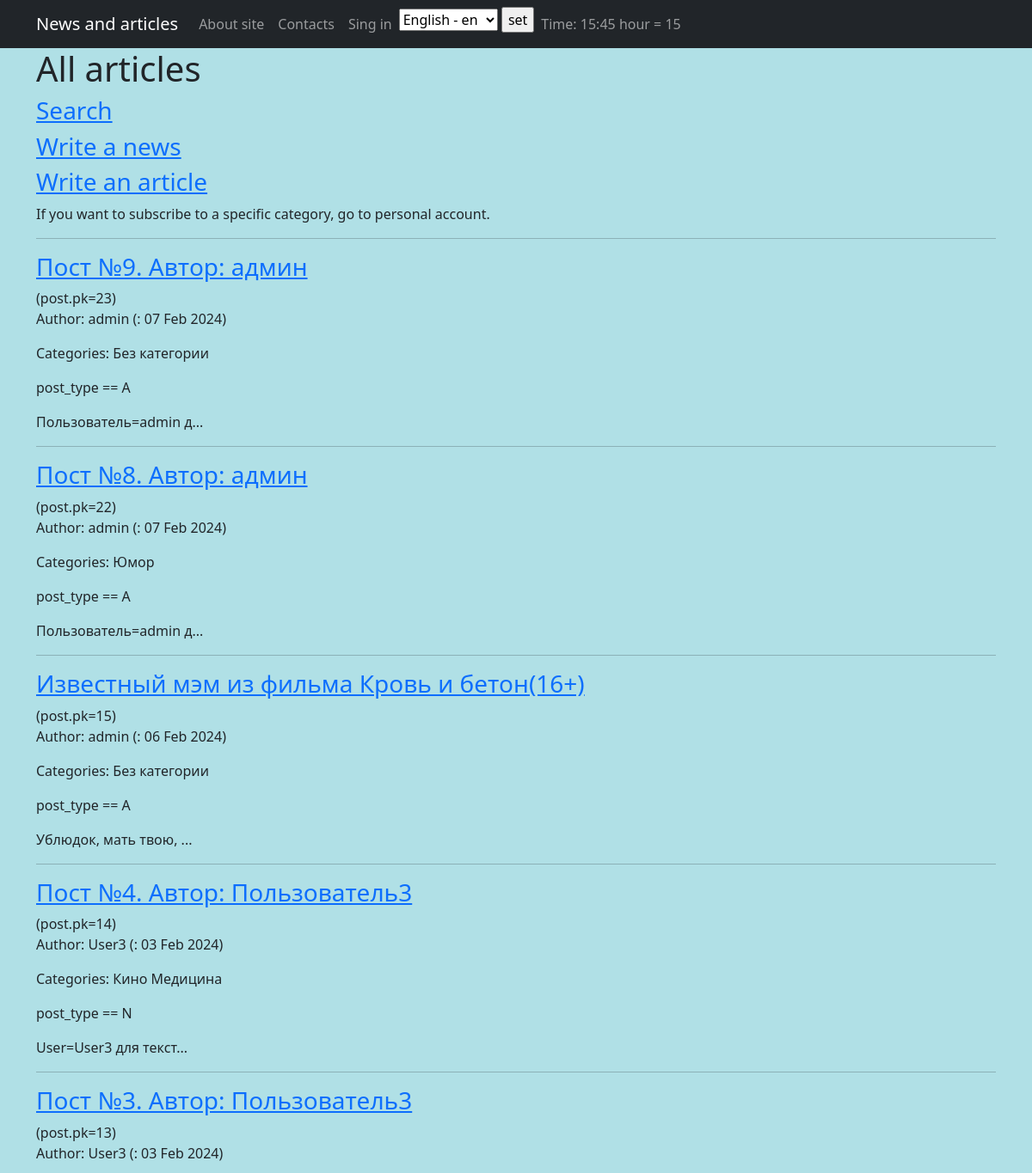
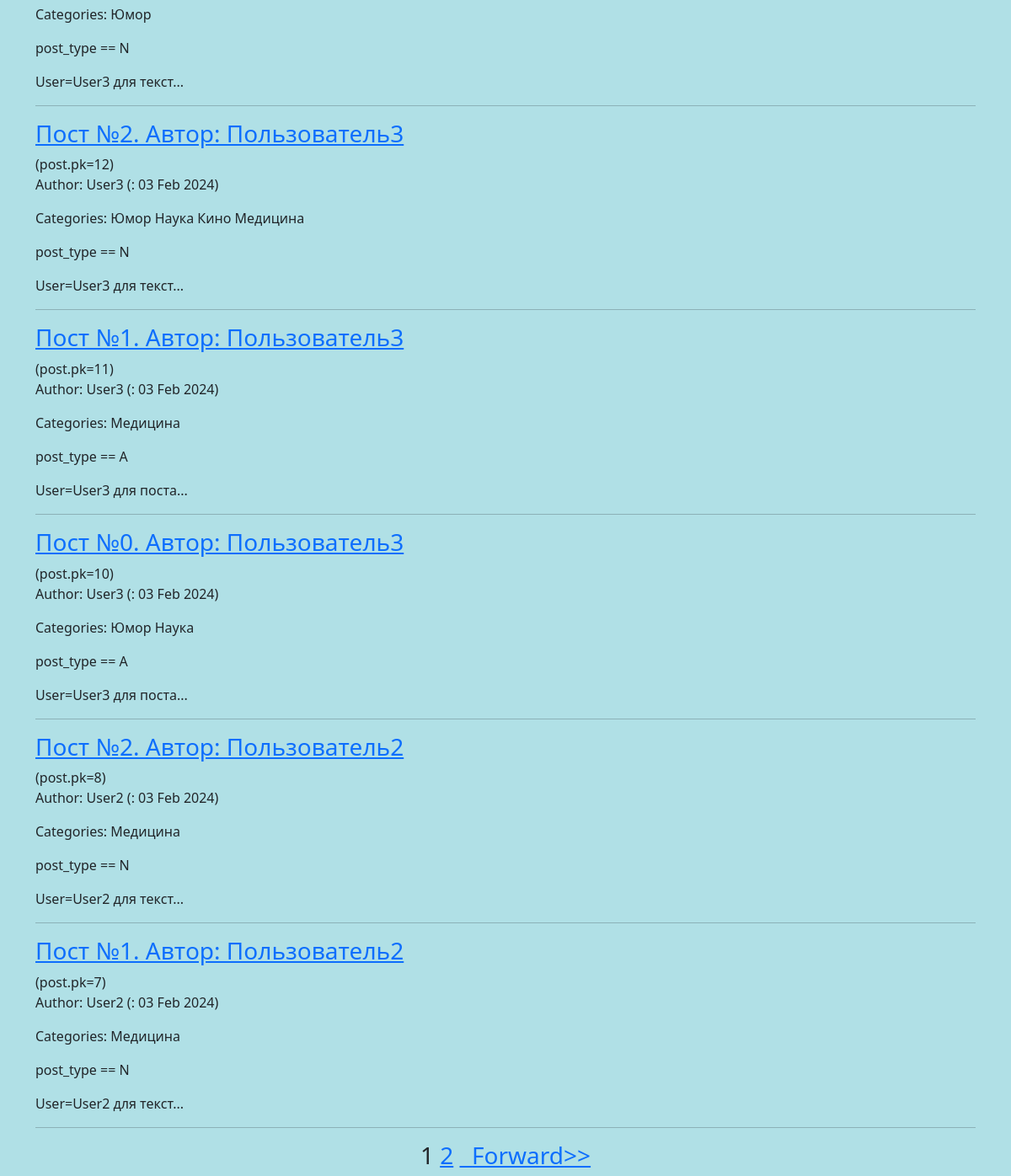
The page / on the database its author committed (2 pictures, top to bottom).
### news/models.py (models this page shows, shortened)
class Post(models.Model):
    article = 'A'
    news = 'N'
    POSITIONS = [(article, _('Article')),
                 (news, _('News'))]
    post_type = models.CharField(max_length=1, choices=POSITIONS, default=article, verbose_name=_('Type'))
    time_created = models.DateTimeField(auto_now_add=True, verbose_name=_('Publication date'))
    title = models.CharField(max_length=255, unique=True, verbose_name=_('Name'))
    text = models.TextField(verbose_name=_("Text"))
    rating = models.IntegerField(default=0, verbose_name=_('Rating'))
    author = models.ForeignKey('Author', on_delete=models.CASCADE)
    category = models.ManyToManyField('Category', through='PostCategory', verbose_name=_('Categories'))
    def preview(self) -> str:
        text = self.text[:20]
        if len(text) == 20:
            text += '...'
        return text

class Author(models.Model):
    user = models.OneToOneField(User, on_delete=models.CASCADE, primary_key=True)
    rating = models.IntegerField(default=0)
    subscriptions = models.ManyToManyField('Category', through='Subscribers',
        verbose_name=_('Categories in a subscription'))

class Category(models.Model):
    name = models.CharField(max_length=20, unique=True)
    subs = models.ManyToManyField('Author', through="Subscribers")

### news/views.py (the view, shortened to what this page needs)
# urls.py: path('', PostsList.as_view(), name='all_posts'),
class PostsList(ListView):
    model = Post
    ordering = '-time_created'
    template_name = 'posts.html'
    context_object_name = 'posts'
    paginate_by = 10
    def get_queryset(self):
        queryset = super().get_queryset()
        if not self.request.path or self.request.path == '/':
            return queryset
    def get_context_data(self, **kwargs):
        context = super().get_context_data(**kwargs)
        if 'search/' in self.request.path:
            context['filterset'] = self.filterset
        return context

### news/templatetags/custom_tags.py (called while the page is built)
@register.simple_tag(takes_context=True)
def url_replace(context, **kwargs):
    d = context['request'].GET.copy()
    for k, v in kwargs.items():
        d[k] = v
    return d.urlencode()

@register.simple_tag
def clock(tz):
    clock = datetime.now(pytz.timezone(tz)).strftime("%H:%M")
    hour = int(datetime.now(pytz.timezone(tz)).strftime("%H"))
    return {'clock': clock, 'hour': hour}

### templates/posts.html (shortened to what this page needs)
{% extends 'default.html' %}
{% load custom_filters %}
{% load custom_tags %}
{% load i18n %}
{% block posts_content %}
  <h1>{% trans 'All articles' %}</h1>
  <h3><a href="/news/search/">{% trans "Search" %}</a></h3>
  <h3><a href="/news/create/">{% trans "Write a news" %}</a></h3>
  <h3><a href="/articles/create/">{% trans "Write an article" %}</a></h3>
  {% if request.user.is_authenticated %}
  <p>{% trans "If you want to subscribe to a specific category, go to" %}
    <a href="{% url 'user_profile' request.user.id %}">{% trans "personal account" %}</a>.
  </p>
  {% else %}
    <p>{% trans "If you want to subscribe to a specific category, go to personal account." %}</p>
  {% endif %}
  <hr>
  {% if posts %}
    {% for post in posts %}
      <h3><a href="{% url 'news_detail' post.id %}">{{ post.title }}</a></h3>(post.pk={{ post.pk }})
      <p>{% trans "Author" %}: {{ post.author.user.username | censor }} ({% trans дата %}: {{ post.time_created | date:'d M Y' }})</p>
      <p>{% trans "Categories" %}:
        {% for cat in post.category.all %}
          <span> {{ cat.name }} </span>
        {% endfor %}
      </p>
      <p>post_type == {{ post.post_type }}</p>
      {{ post.preview | censor }}
      <hr>
    {% endfor %}
  {% else %}
    <h2>{% trans "No articles have been published" %}</h2>
  {% endif %}
  <div align="center">
    <h3>
      {{ page_obj.number }}
      {% if page_obj.has_next %}
        <a href="?{% url_replace page=page_obj.next_page_number %}">{{ page_obj.next_page_number }}</a>
        {% if page_obj.has_next %}
          <a href="?{% url_replace page=page_obj.next_page_number %}">&nbsp {% trans 'Forward' %}&gt;&gt;</a>
        {% endif %}
      {% endif %}
    </h3>
  </div>
{% endblock posts_content %}

### rows shown on the page
Post: title "Пост №9. Автор: админ", pk "23", author.user.username|censor "admin", time_created "07 Feb 2024", post_type "A", preview|censor "Пользователь=admin д..."
Category: name "Без категории"
Post: title "Пост №8. Автор: админ", pk "22", author.user.username|censor "admin", time_created "07 Feb 2024", post_type "A", preview|censor "Пользователь=admin д..."
Category: name "Юмор"
Post: title "Известный мэм из фильма Кровь и бетон(16+)", pk "15", author.user.username|censor "admin", time_created "06 Feb 2024", post_type "A", preview|censor "Ублюдок, мать твою, ..."
Post: title "Пост №4. Автор: Пользователь3", pk "14", author.user.username|censor "User3", time_created "03 Feb 2024", post_type "N", preview|censor "User=User3 для текст..."
Category: name "Кино"
Category: name "Медицина"
Post: title "Пост №3. Автор: Пользователь3", pk "13", author.user.username|censor "User3", time_created "03 Feb 2024", post_type "N", preview|censor "User=User3 для текст..."
Post: title "Пост №2. Автор: Пользователь3", pk "12", author.user.username|censor "User3", time_created "03 Feb 2024", post_type "N", preview|censor "User=User3 для текст..."
Category: name "Наука"
Post: title "Пост №1. Автор: Пользователь3", pk "11", author.user.username|censor "User3", time_created "03 Feb 2024", post_type "A", preview|censor "User=User3 для поста..."
Post: title "Пост №0. Автор: Пользователь3", pk "10", author.user.username|censor "User3", time_created "03 Feb 2024", post_type "A", preview|censor "User=User3 для поста..."
Post: title "Пост №2. Автор: Пользователь2", pk "8", author.user.username|censor "User2", time_created "03 Feb 2024", post_type "N", preview|censor "User=User2 для текст..."
Post: title "Пост №1. Автор: Пользователь2", pk "7", author.user.username|censor "User2", time_created "03 Feb 2024", post_type "N", preview|censor "User=User2 для текст..."

### other values the page prints
{{ clock.clock }} "15:45"
{{ clock.hour }} "15"
{{ page_obj.number }} "1"
{{ page_obj.next_page_number }} "2"
form field language "English - en"
